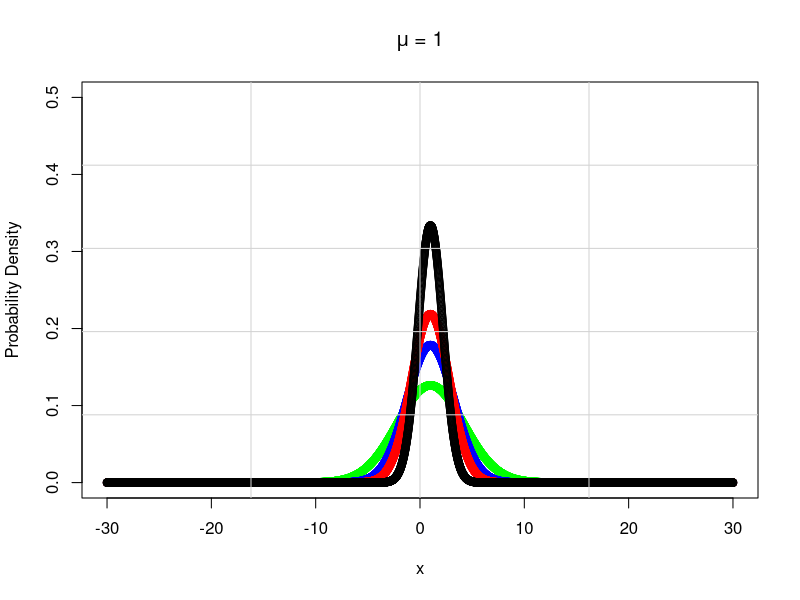
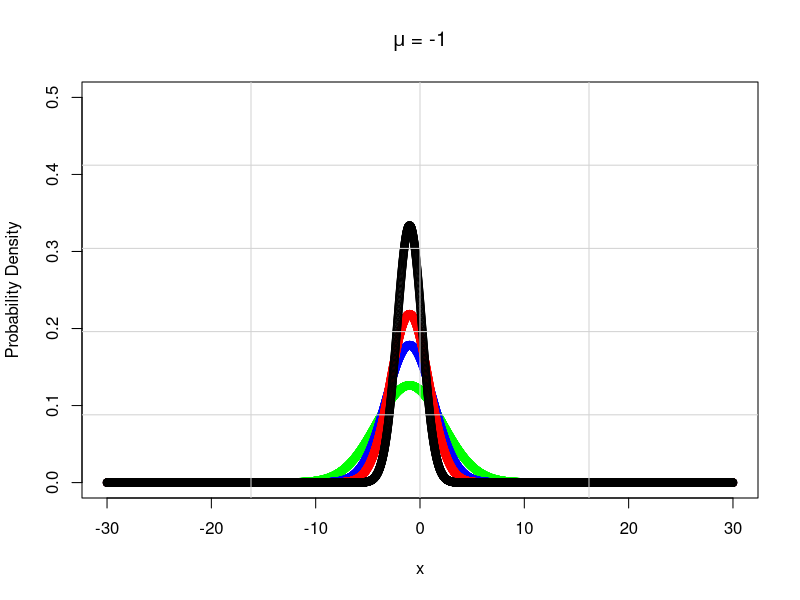

Write R code to recreate these figures, in order.
# Sequential feature selection

# Class 1 mean
f_C1_m <- 1; 

# Class 2 mean
f_C2_m <- -1; 

f1_std <- sqrt(10)
f2_std <- sqrt(5)
f3_std <- sqrt(3.33)
f4_std <- sqrt(1.43)

# Generate a sequence of points
x <- seq(-30,30,by=0.01)

dist1_C1 <- dnorm(x,f_C1_m,f1_std)
dist2_C1 <- dnorm(x,f_C1_m,f2_std)
dist3_C1 <- dnorm(x,f_C1_m,f3_std)
dist4_C1 <- dnorm(x,f_C1_m,f4_std)

dist1_C2 <- dnorm(x,f_C2_m,f1_std)
dist2_C2 <- dnorm(x,f_C2_m,f2_std)
dist3_C2 <- dnorm(x,f_C2_m,f3_std)
dist4_C2 <- dnorm(x,f_C2_m,f4_std)

dev.new()
plot(x,dist1_C1,col='green',ylim=range(0,0.5),ylab='Probability Density',title(expression(paste(mu, ' = 1'))))
points(x,dist2_C1,col='blue')
points(x,dist3_C1,col='red')
points(x,dist4_C1,col='black')
grid(4, 5, lty = "solid")

dev.new()
plot(x,dist1_C2,col='green',ylim=range(0,0.5),ylab='Probability Density',title(expression(paste(mu, ' = -1'))))
points(x,dist2_C2,col='blue')
points(x,dist3_C2,col='red')
points(x,dist4_C2,col='black')
grid(4, 5, lty = "solid")
